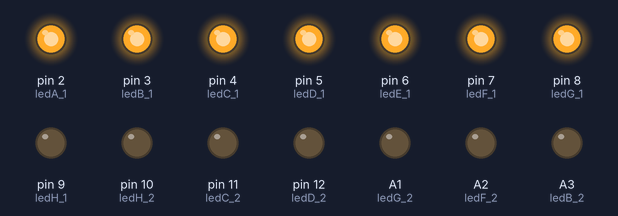
A sketch run on a simulated Arduino Uno, built with avr-gcc and run on an emulated ATmega328P. Parts: output pins drawn as LEDs (lit = HIGH). At 1.0 s the program stops and its outputs stay as they are.

Above: at 0.4 s.
Timing chart, 0 to 2.1 s (numbered marks = the images above):
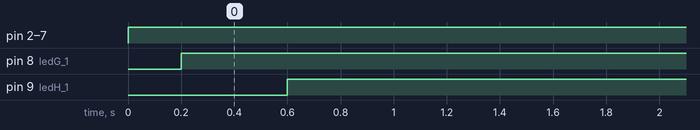

The sketch:

LED_DISPLAY.ino
```cpp
//The second LED is all messed up because the wires are in the wrong place on the board.
const int ledA_1 = 2;
const int ledB_1 = 3;
const int ledC_1 = 4;
const int ledD_1 = 5;
const int ledE_1 = 6;
const int ledF_1 = 7;
const int ledG_1 = 8;
const int ledH_1 = 9;
const int ledH_2 = 10;
const int ledC_2 = 11;
const int ledD_2 = 12;
const int ledE_2 = A5;
const int ledA_2 = A4;
const int ledB_2 = A3;
const int ledF_2 = A2;
const int ledG_2 = A1;
char HIGH1 = HIGH;
int i = 0;
int u = 1;

void Display(int h)
{
  if(h == 1)
  {
    digitalWrite(ledH_1, HIGH1);
  }
  else if(h == 2)
  {
    digitalWrite(ledH_2, HIGH1);
  }
}
void Display(int r, int h)
{
  //r is the number you want and h is which led (1 or 2) you want to light up.
  if(r == 1 && h == 1)
  {
    digitalWrite(ledB_1, HIGH1);
    digitalWrite(ledC_1, HIGH1);
  }
  else if(r == 2 && h == 1)
  {
    digitalWrite(ledA_1, HIGH1);
    digitalWrite(ledB_1, HIGH1);
    digitalWrite(ledG_1, HIGH1);
    digitalWrite(ledE_1, HIGH1);
    digitalWrite(ledD_1, HIGH1);
  }
  else if(r == 3 && h == 1)
  {
    digitalWrite(ledA_1, HIGH1);
    digitalWrite(ledB_1, HIGH1);
    digitalWrite(ledC_1, HIGH1);
    digitalWrite(ledD_1, HIGH1);
    digitalWrite(ledG_1, HIGH1);
  }
  else if(r == 4 && h == 1)
  {
    digitalWrite(ledF_1, HIGH1);
    digitalWrite(ledG_1, HIGH1);
    digitalWrite(ledB_1, HIGH1);
    digitalWrite(ledC_1, HIGH1);
  }
  else if(r == 5 && h == 1)
  {
    digitalWrite(ledA_1, HIGH1);
    digitalWrite(ledF_1, HIGH1);
    digitalWrite(ledG_1, HIGH1);
    digitalWrite(ledC_1, HIGH1);
    digitalWrite(ledD_1, HIGH1);
  }
  else if(r == 6 && h == 1)
  {
    digitalWrite(ledA_1, HIGH1);
    digitalWrite(ledH_1, HIGH1);
    digitalWrite(ledG_1, HIGH1);
    digitalWrite(ledD_1, HIGH1);
    digitalWrite(ledC_1, HIGH1);
    digitalWrite(ledE_1, HIGH1);
  }
  else if(r == 7 && h == 1)
  {
    digitalWrite(ledA_1, HIGH1);
    digitalWrite(ledB_1, HIGH1);
    digitalWrite(ledC_1, HIGH1);
  }
  else if(r == 8 && h == 1)
  {
    digitalWrite(ledA_1, HIGH1);
    digitalWrite(ledB_1, HIGH1);
    digitalWrite(ledC_1, HIGH1);
    digitalWrite(ledD_1, HIGH1);
    digitalWrite(ledE_1, HIGH1);
    digitalWrite(ledF_1, HIGH1);
    digitalWrite(ledG_1, HIGH1);
  }
  else if(r == 9 && h == 1)
  {
    digitalWrite(ledA_1, HIGH1);
    digitalWrite(ledB_1, HIGH1);
    digitalWrite(ledC_1, HIGH1);
    digitalWrite(ledG_1, HIGH1);
    digitalWrite(ledF_1, HIGH1);
  }
  else if(r == 0 && h == 1)
  {
    digitalWrite(ledA_1, HIGH1);
    digitalWrite(ledB_1, HIGH1);
    digitalWrite(ledC_1, HIGH1);
    digitalWrite(ledD_1, HIGH1);
    digitalWrite(ledE_1, HIGH1);
    digitalWrite(ledF_1, HIGH1);
  }
  else if(r == 1 && h == 2)
  {
    digitalWrite(ledB_2,HIGH1);
    digitalWrite(ledC_2, HIGH1);
  }
  else if(r == 2 && h == 2)
  {
    digitalWrite(ledA_2, HIGH1);
    digitalWrite(ledB_2, HIGH1);
    digitalWrite(ledG_2, HIGH1);
    digitalWrite(ledE_2, HIGH1);
    digitalWrite(ledD_2, HIGH1);
  }
  else if(r == 3 && h == 2)
  {
    digitalWrite(ledA_2, HIGH1);
    digitalWrite(ledB_2, HIGH1);
    digitalWrite(ledC_2, HIGH1);
    digitalWrite(ledD_2, HIGH1);
    digitalWrite(ledG_2, HIGH1);
  }
  else if(r == 4 && h == 2)
  {
    digitalWrite(ledF_2, HIGH1);
    digitalWrite(ledG_2, HIGH1);
    digitalWrite(ledB_2, HIGH1);
    digitalWrite(ledC_2, HIGH1);
  }
  else if(r == 5 && h == 2)
  {
    digitalWrite(ledA_2, HIGH1);
    digitalWrite(ledF_2, HIGH1);
    digitalWrite(ledG_2, HIGH1);
    digitalWrite(ledC_2, HIGH1);
    digitalWrite(ledD_2, HIGH1);
  }
  else if(r == 6 && h == 2)
  {
    digitalWrite(ledA_2, HIGH1);
    digitalWrite(ledH_2, HIGH1);
    digitalWrite(ledG_2, HIGH1);
    digitalWrite(ledD_2, HIGH1);
    digitalWrite(ledC_2, HIGH1);
    digitalWrite(ledE_2, HIGH1);
  }
  else if(r == 7 && h == 2)
  {
    digitalWrite(ledA_2, HIGH1);
    digitalWrite(ledB_2, HIGH1);
    digitalWrite(ledC_2, HIGH1);
  }
  else if(r == 8 && h == 2)
  {
    digitalWrite(ledA_2, HIGH1);
    digitalWrite(ledB_2, HIGH1);
    digitalWrite(ledC_2, HIGH1);
    digitalWrite(ledD_2, HIGH1);
    digitalWrite(ledE_2, HIGH1);
    digitalWrite(ledF_2, HIGH1);
    digitalWrite(ledG_2, HIGH1);
  }
  else if(r == 9 && h == 2)
  {
    digitalWrite(ledA_2, HIGH1);
    digitalWrite(ledB_2, HIGH1);
    digitalWrite(ledC_2, HIGH1);
    digitalWrite(ledG_2, HIGH1);
    digitalWrite(ledF_2, HIGH1);
  }
  else if(r == 0 && h == 2)
  {
    digitalWrite(ledA_2, HIGH1);
    digitalWrite(ledB_2, HIGH1);
    digitalWrite(ledC_2, HIGH1);
    digitalWrite(ledD_2, HIGH1);
    digitalWrite(ledE_2, HIGH1);
    digitalWrite(ledF_2, HIGH1);
  }
}
void setup() {
  // put your setup code here, to run once:

  pinMode(ledA_1 ,OUTPUT);
  pinMode(ledB_1 ,OUTPUT);
  pinMode(ledC_1 ,OUTPUT);
  pinMode(ledD_1 ,OUTPUT);
  pinMode(ledE_1 ,OUTPUT);
  pinMode(ledF_1 ,OUTPUT);
  pinMode(ledG_1 ,OUTPUT);
  pinMode(ledH_1 ,OUTPUT);
  pinMode(ledA_2 ,OUTPUT);
  pinMode(ledC_2 ,OUTPUT);
  pinMode(ledD_2 ,OUTPUT);
  pinMode(ledE_2 ,OUTPUT);
  pinMode(ledH_2 ,OUTPUT);
  pinMode(ledB_2 ,OUTPUT);
  pinMode(ledF_2 ,OUTPUT);
  pinMode(ledG_2 ,OUTPUT);

}
void loop() {
  // put your main code here, to run repeatedly:
 while(u == 1)
  {
    while(i <= 9)
    {
      Display(i,u);
      delay(100);
      i++;
    }
  }
  u++;
  while(u == 2)
  {
    while(i <= 9)
    {
      Display(i,u);
      delay(100);
      i++;
    }
  }
}
```

Measured:
- by itself, pin 2 (ledA_1), pin 3 (ledB_1), pin 4 (ledC_1), pin 5 (ledD_1), pin 6 (ledE_1), pin 7 (ledF_1): LOW → HIGH at 0.00 s
- by itself, pin 8 (ledG_1): LOW → HIGH at 0.20 s
- by itself, pin 9 (ledH_1): LOW → HIGH at 0.60 s
